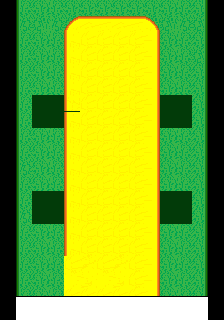

A level layout from a 2D game, rendered from its tile map. Below: a short description, then the map file with its tile-grid data intact:
An orthogonal 14x20 tile map with 16x16 px tiles, 2 tile layers (Tile Layer 1, Tile Layer 2), 3 tilesets.

<map version="1.10" tiledversion="1.10.1" orientation="orthogonal" renderorder="right-down" width="14" height="20" tilewidth="16" tileheight="16" infinite="0" nextlayerid="3" nextobjectid="1">
 <tileset firstgid="1" source="ground tlst0.tsx" />
 <tileset firstgid="73" source="building tileset0.tsx" />
 <tileset firstgid="343" source="building tileset1.tsx" />
 <layer id="1" name="Tile Layer 1" width="14" height="20">
  <data encoding="csv">
0,0,0,0,0,0,0,0,0,0,0,0,0,0,
13,0,0,14,14,14,14,14,14,14,0,0,15,0,
0,0,0,0,0,0,0,0,0,0,0,0,0,0,
13,0,14,49,14,50,50,50,50,51,14,0,15,0,
13,13,14,49,0,50,50,50,50,51,14,0,0,0,
13,0,14,49,14,50,50,50,50,51,14,0,15,0,
13,0,14,49,14,50,50,50,50,51,14,0,15,0,
13,0,14,49,14,50,50,50,50,51,14,0,15,0,
13,0,14,49,14,50,50,50,50,51,14,0,15,0,
13,0,14,49,14,50,50,50,50,51,14,0,15,0,
13,13,14,49,14,50,50,50,50,51,14,0,15,0,
0,13,14,49,14,50,50,50,50,51,14,0,15,0,
13,13,14,49,14,50,50,50,50,51,14,0,15,0,
13,13,14,49,14,50,50,50,50,51,14,0,15,0,
0,13,14,49,14,50,50,50,50,51,14,0,15,0,
13,13,14,49,14,50,50,50,50,51,14,0,15,0,
13,13,14,49,14,50,50,50,50,51,14,0,15,0,
13,13,14,49,50,50,50,50,50,51,14,0,15,0,
13,0,14,49,50,50,50,50,50,51,14,0,15,0,
13,13,14,49,50,50,50,50,50,51,14,0,15,0
</data>
 </layer>
 <layer id="2" name="Tile Layer 2" width="14" height="20">
  <data encoding="csv">
0,0,0,0,0,0,0,0,0,0,0,0,0,0,
0,0,14,43,0,44,0,44,0,45,14,0,0,0,
0,0,0,0,0,0,0,0,0,0,0,0,0,0,
0,0,0,49,0,0,0,0,0,0,0,0,0,0,
0,0,0,49,0,0,0,0,0,0,0,0,0,0,
0,0,0,49,0,0,0,0,0,0,0,0,0,0,
0,0,47,49,0,0,0,0,0,0,47,0,0,0,
0,0,47,47,0,0,0,0,0,0,47,0,0,0,
0,0,0,49,0,0,0,0,0,0,0,0,0,0,
0,0,0,49,0,0,0,0,0,0,0,0,0,0,
0,0,0,49,0,0,0,0,0,0,0,0,0,0,
0,0,0,49,0,0,0,0,0,0,0,0,0,0,
0,0,47,49,0,0,0,0,0,0,47,0,0,0,
0,0,47,49,0,0,0,0,0,0,47,0,0,0,
0,0,0,49,0,0,0,0,0,0,0,0,0,0,
0,0,0,49,0,0,0,0,0,0,0,0,0,0,
0,0,0,49,0,0,0,0,0,0,0,0,0,0,
0,0,0,49,50,0,50,0,0,0,0,0,0,0,
0,93,93,93,93,93,93,93,93,93,93,93,93,0,
0,102,102,102,102,102,102,102,102,102,102,102,102,0
</data>
 </layer>
</map>
